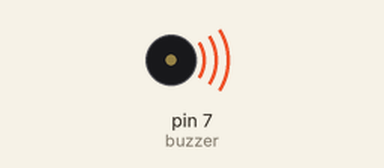
Bench run of a sketch on a simulated Arduino Uno, built with avr-gcc and run on an emulated ATmega328P. On the bench: buzzer (waves = sounding).

Above: at 0.2 s.
Timing chart, 0 to 4.6 s (numbered marks = the images above):
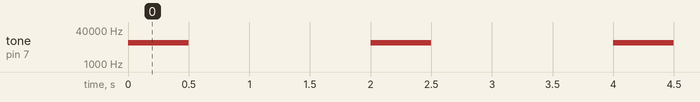

Measured:
- by itself, tone on pin 7 (buzzer): alternates 10000 Hz for 0.50 s and silent for 1.5 s

The sketch:

buzzer_1.ino
```cpp
#define buzzer 7

void setup() {
  // put your setup code here, to run once:
pinMode(buzzer, OUTPUT);
}

void loop() {
  // put your main code here, to run repeatedly:
tone(buzzer, 10000,500);
delay(1000);
noTone(buzzer);
delay(1000);
}
```
